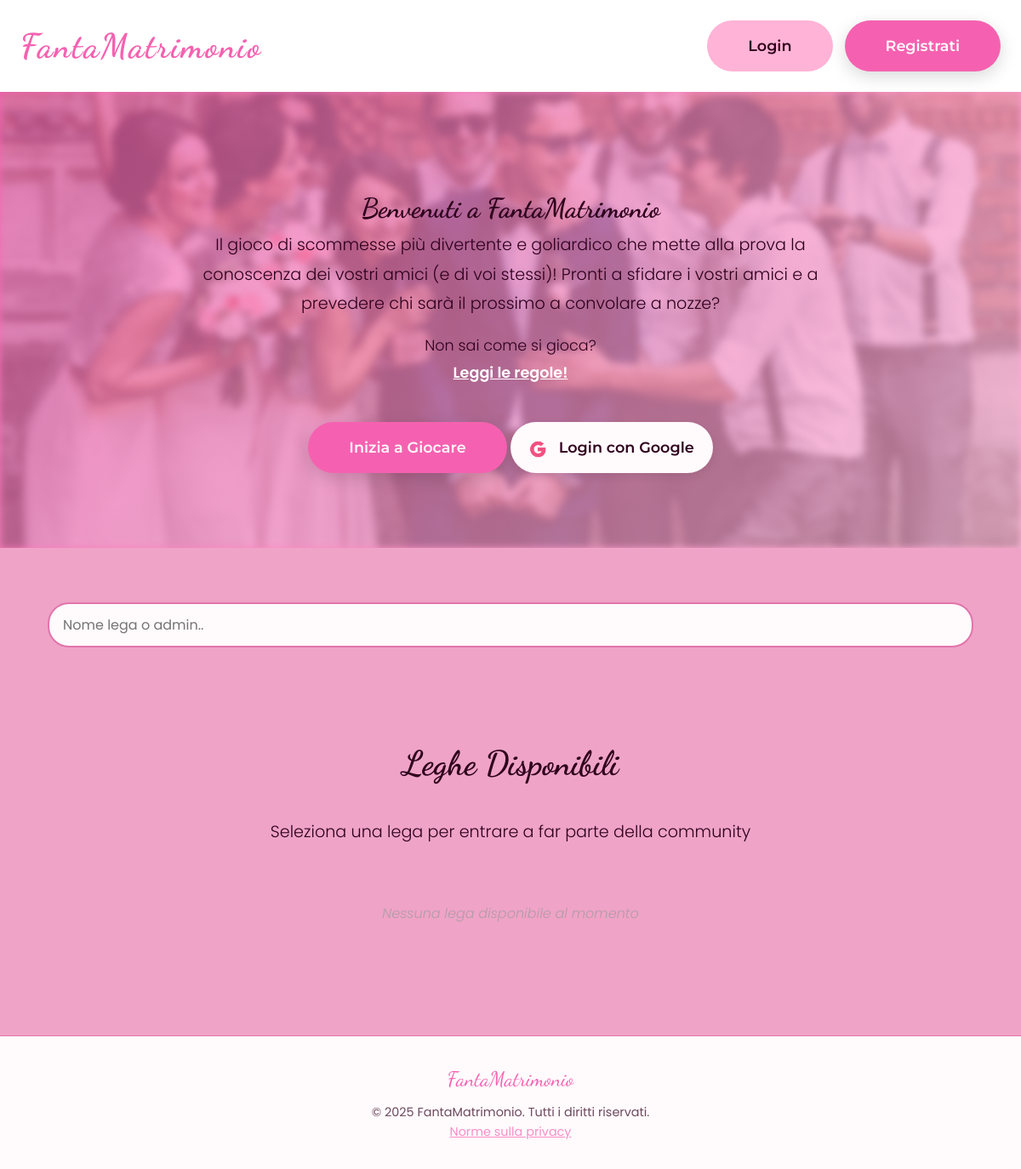
The app's page /, older data.
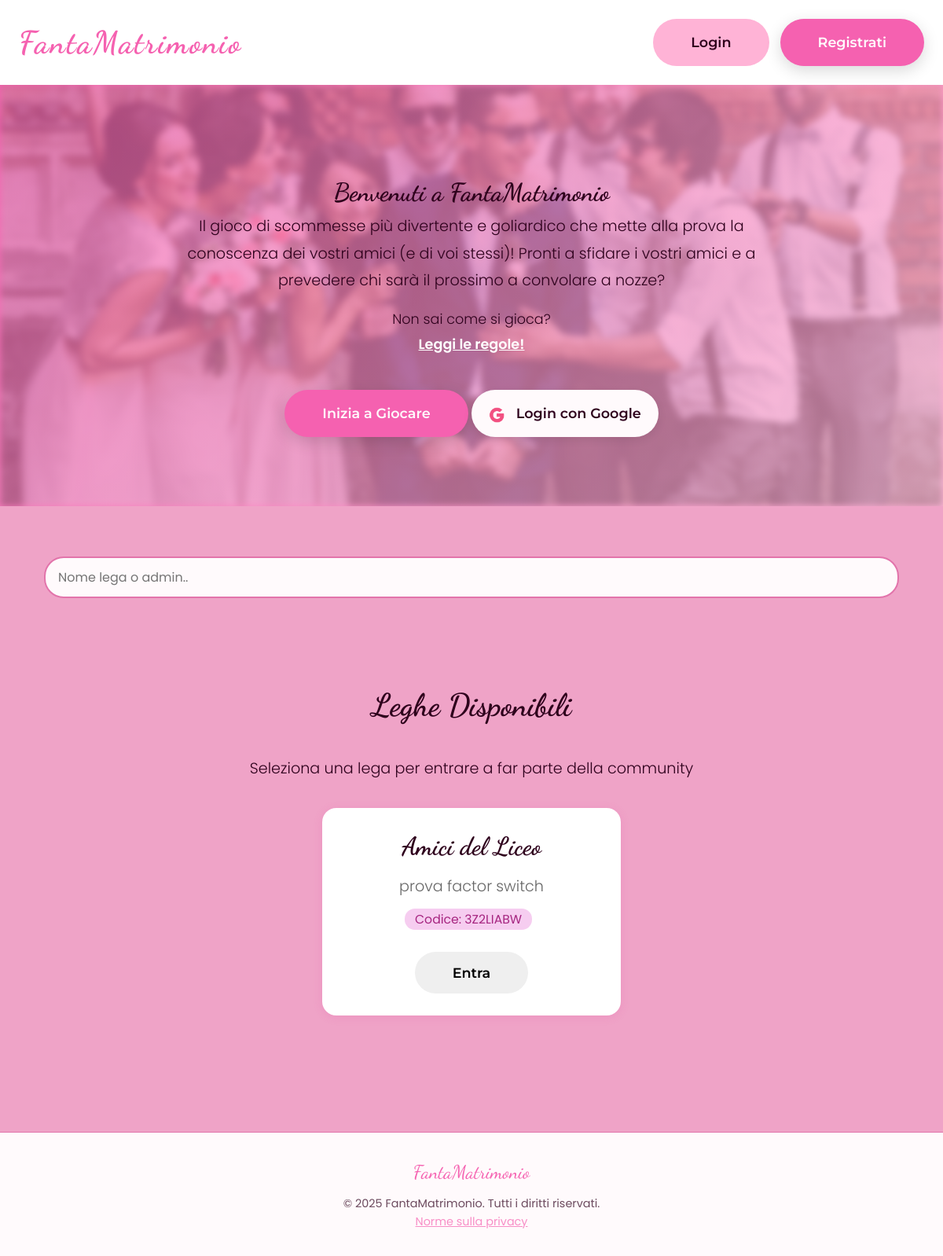
The same page, newer data.
### app.py (models this page shows, shortened)
class League(db.Model):
    id = db.Column(db.Integer, primary_key=True)
    name = db.Column(db.String(200), nullable=False)
    description = db.Column(db.Text)
    code = db.Column(db.String(8), unique=True, nullable=False)
    owner_id = db.Column(db.Integer, db.ForeignKey('user.id'), nullable=False)
    created_at = db.Column(db.DateTime, default=datetime.utcnow)
    is_active = db.Column(db.Boolean, default=True)
    members = db.relationship('LeagueMember', backref='league', lazy=True, cascade='all, delete-orphan')
    factors = db.relationship('Factor', backref='league', lazy=True, cascade='all, delete-orphan')
    password_hash = db.Column(db.String(128), nullable=True)

### app.py (the view)
@app.route("/")
def home():
    print("=" * 50)
    print("DEBUGGING HOMEPAGE - INIZIO")
    print(f"Session keys: {list(session.keys())}")
    print(f"user_id: {session.get('user_id')}")
    print(f"avatar: {session.get('avatar')}")
    print("=" * 50)
    search_query = request.args.get('search', '').strip()
    if search_query:
        leagues = League.query.join(User, League.owner_id == User.id).filter(
            db.or_(
                League.name.ilike(f'%{search_query}%'),
                User.username.ilike(f'%{search_query}%')
            ),
            League.is_active == True
        ).all()
    else:
        leagues = League.query.filter_by(is_active=True).all()
    print(f"Leghe trovate: {len(leagues)}")
    print("=" * 50)
    print("DEBUGGING HOMEPAGE - FINE")
    print(f"Session keys prima del render: {list(session.keys())}")
    print("=" * 50)
    return render_template("index.html", leagues=leagues, search_query=search_query)

### app.py (called while the page is built)
@app.context_processor
def inject_now():
    return {'now': datetime.utcnow()}

@app.context_processor
def inject_cache_buster():
    return {'cache_bust': int(time.time())}

### templates/index.html (shortened to what this page needs)
{% extends "base.html" %}
{% block content %}
<div class="banner-lilla">
  <main>
  <h1>Benvenuti a FantaMatrimonio</h1>
  <p>
    Il gioco di scommesse più divertente e goliardico che mette alla prova la conoscenza dei vostri amici (e di voi stessi)!
    Pronti a sfidare i vostri amici e a prevedere chi sarà il prossimo a convolare a nozze?
  </p>
   <p style="margin-top: 1rem; font-size: 1.1rem;">
    Non sai come si gioca?
    <br>
    <a href="{{ url_for('rules') }}" style="color: white; text-decoration: underline; font-weight: 600;">
      Leggi le regole!
    </a>
  </p>
</main>
  {% if not session.get('user_id') %}
    <a href="{{ url_for('login') }}" class="btn btn-primary">Inizia a Giocare</a>
    <a href="/login/google" class="btn btn-google" style="
    padding-right: 22px;
    padding-left: 22px;
    margin-top: 10px;
">
      <img src="/static/icons8-google-250.png" alt="Google">
      Login con Google
    </a>
  {% else %}
    <a href="{{ url_for('dashboard') }}" class="btn btn-primary">Le Mie Leghe</a>
  {% endif %}
</div>
<main style="max-width: 1200px;">
   <div class="search-container">
    <form method="GET" action="{{ url_for('home') }}" class="search-form">
      <input
        type="text"
        name="search"
        placeholder="Nome lega o admin.."
        value="{{ search_query or '' }}"
        class="search-input"
      >
      <button type="submit" class="search-icon-btn"></button>
    </form>
  </div>
  <h2>Leghe Disponibili</h2>
  <p style="margin-bottom: 2rem;">Seleziona una lega per entrare a far parte della community</p>
  {% if leagues %}
  <div class="league-list">
    {% for league in leagues %}
    <div class="card-league">
      <h1>{{ league.name }}</h1>
      <p style="color: #666; margin: 0.5rem 0;">{{ league.description or 'Nessuna descrizione' }}</p>
      <div class="league-info-row">
        <span class="badge">Codice: {{ league.code }}</span>
      </div>
      <button class="btn-join"
        data-league-id="{{ league.id }}"
        data-league-code="{{ league.code }}"
        data-league-name="{{ league.name }}"
        data-has-password="{{ 'true' if league.password_hash else 'false' }}">
        Entra
      </button>
    </div>
    {% endfor %}
  </div>
  {% else %}
  <p class="no-data">Nessuna lega disponibile al momento</p>
  {% endif %}
</main>
{% endblock %}

Row changes from the older to the newer data that the page shows:
added League: name "Amici del Liceo", description "prova factor switch", code "3Z2LIABW"
Text that changed along with them:
text no longer shown: "Nessuna lega disponibile al momento"
